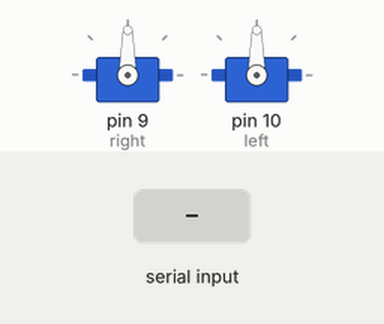
This sketch was run on a simulated Arduino Uno, built with avr-gcc and run on an emulated ATmega328P. Shown: 2 × servo. The test bench sets the inputs (shaded band).

Above: at 1.2 s.
1.3 s: "f" received over Serial
At 2.4 s:
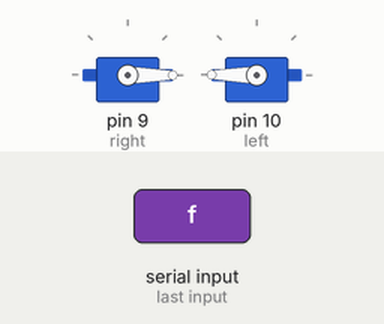
2.8 s: "b" received over Serial
At 3.6 s:
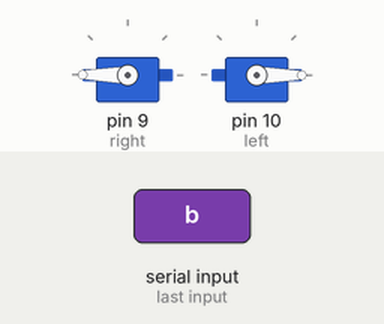
4.3 s: "l" received over Serial
At 4.9 s:
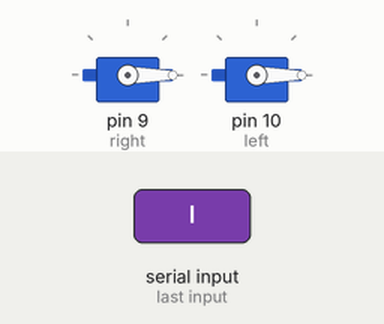
5.8 s: "r" received over Serial
At 6.9 s:
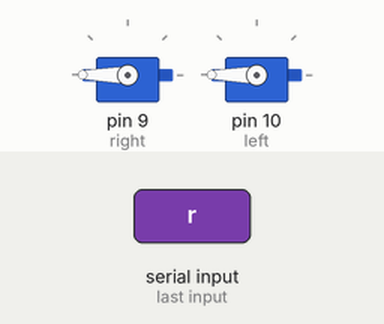
7.3 s: "x" received over Serial
At 8.2 s:
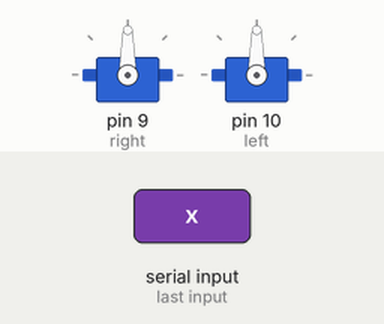
Timing chart, 0 to 9.8 s (numbered marks = the images above; inputs shaded):
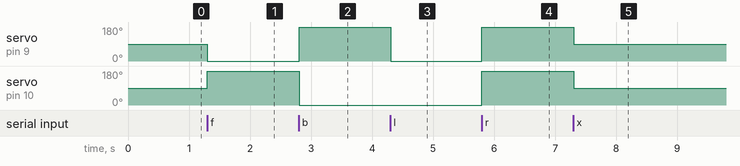

Measured:
- after the input at 1.3 s, servo on pin 9 (right): 90° → 0° at once; servo on pin 10 (left): 90° → 180° at once
- after the input at 2.8 s, servo on pin 9 (right): 0° → 180° at once; servo on pin 10 (left): 180° → 0° at once
- after the input at 4.3 s, servo on pin 9 (right): 180° → 0° at once
- after the input at 5.8 s, servo on pin 9 (right), servo on pin 10 (left): 0° → 180° at once
- after the input at 7.3 s, servo on pin 9 (right), servo on pin 10 (left): 180° → 90° at once

The sketch:

serial_controller.ino
```cpp
/*
  Serial Controller
    - Respond to single character commands received via serial with servo motion
*/

#include <Servo.h>    // This includes the "servo" library
Servo left, right;    // This creates two servo objects, one for each motor

void setup() {
  // Initialize serial port
  Serial.begin(115200);

  // Attach servo pins
  right.attach(9);    // Assign right servo to digital (PWM) pin 9 (change according to your connection)
  left.attach(10);    // Assign left servo to digital (PWM) pin 10 (change according to your connection)

  // Initialize (no motion)
  left.write(90);
  right.write(90);
}

void loop() {

  // Check for any incoming bytes
  if (Serial.available() > 0) {
    char new_char = Serial.read();

    // Respond to command "f"
    if(new_char == 'f') {
      forward();
    }

    // Respond to command "b"
    if(new_char == 'b') {
      backward();
    }

    // Respond to command "l"
    if(new_char == 'l') {
      turn_left();
    }

    // Respond to command "r"
    if(new_char == 'r') {
      turn_right();
    }

    // Respond to command "x"
    if(new_char == 'x') {
      stop();
    }
  }

  // Wait a bit
  delay(10);
}

// Forward
void forward()
{
  left.write(180);
  right.write(0);
}

// Backward
void backward()
{
  left.write(0);
  right.write(180);
}

// Left
void turn_left()
{
  left.write(0);
  right.write(0);
}

// Right
void turn_right()
{
  left.write(180);
  right.write(180);
}

// Stop
void stop()
{
  left.write(90);
  right.write(90);
}
```
